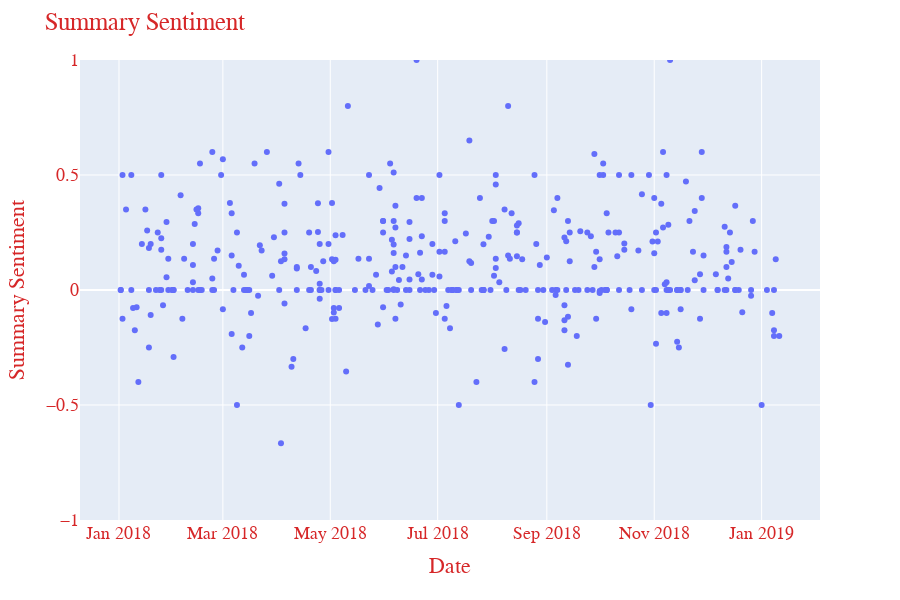

Notebook source saved alongside this figure:
### Code cell
bias_report()

### Figure 1 — Plotly figure (JSON) as saved in the notebook; plotly's stock layout.template omitted (floating-point values rounded to 4 significant figures; data arrays with more than 128 entries replaced by an {"elided": "..."} marker saying what was removed)
{"data": [{"hoverlabel": {"namelength": 0}, "hovertemplate": "<b>%{hovertext}</b><br><br>x=%{x}<br>y=%{y}", "hovertext": {"elided": "381 str values"}, "legendgroup": "", "marker": {"color": "#636efa", "symbol": "circle"}, "mode": "markers", "name": "", "showlegend": false, "type": "scatter", "x": {"elided": "381 str values"}, "xaxis": "x", "y": {"elided": "381 float values"}, "yaxis": "y"}], "layout": {"font": {"color": "#d62728", "family": "Times New Roman, monospace", "size": 18}, "height": 600, "legend": {"tracegroupgap": 0}, "margin": {"t": 60}, "title": {"text": "Summary Sentiment"}, "xaxis": {"anchor": "y", "domain": [0, 1], "title": {"text": "Date"}}, "yaxis": {"anchor": "x", "domain": [0, 1], "range": [-1, 1], "title": {"text": "Summary Sentiment"}}}}
